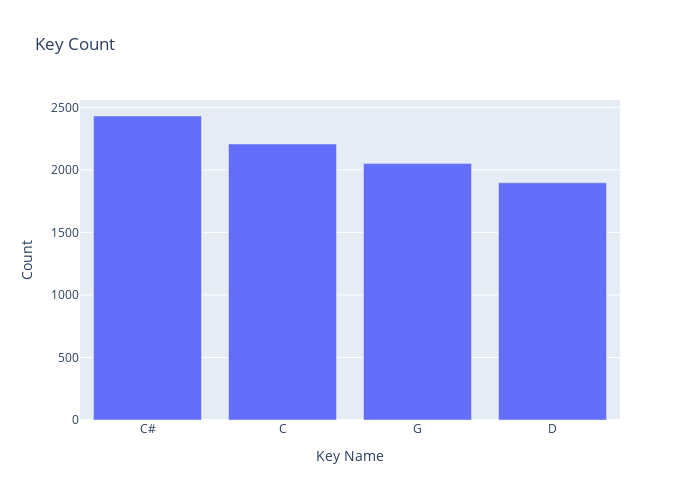

The notebook cell saved with this chart:
### Markdown cell above
In 2000s it was almost same like 1990s with artists U2, Linkin Park.

### Code cell
# Keys in 2010-now 

df_keys_post_2010 = pd.read_sql("""SELECT TOP 4 key_name,
COUNT(key_name) [Count of keys post 2010]
FROM spotify_tracks_cleaned
WHERE release_year >2010
GROUP BY key_name
ORDER BY COUNT(key_name) DESC 
""", engine)

#df_keys_post_2010.plot(kind = 'bar', x='key_name', y= 'Count of keys post 2010', legend = False)

px.bar(x='key_name', y= 'Count of keys post 2010', data_frame = df_keys_post_2010, width=700, height=500,title = 'Key Count', labels = {'key_name': 'Key Name', 'Count of keys post 2010':'Count'})

### Figure 1 — Plotly figure (JSON) as saved in the notebook; plotly's stock layout.template omitted (floating-point values rounded to 4 significant figures)
{"data": [{"alignmentgroup": "True", "hovertemplate": "Key Name=%{x}<br>Count=%{y}<extra></extra>", "legendgroup": "", "marker": {"color": "#636efa", "pattern": {"shape": ""}}, "name": "", "offsetgroup": "", "orientation": "v", "showlegend": false, "textposition": "auto", "type": "bar", "x": ["C#", "C", "G", "D"], "xaxis": "x", "y": [2431, 2207, 2052, 1897], "yaxis": "y"}], "layout": {"barmode": "relative", "height": 500, "legend": {"tracegroupgap": 0}, "title": {"text": "Key Count"}, "width": 700, "xaxis": {"anchor": "y", "domain": [0, 1], "title": {"text": "Key Name"}}, "yaxis": {"anchor": "x", "domain": [0, 1], "title": {"text": "Count"}}}}
